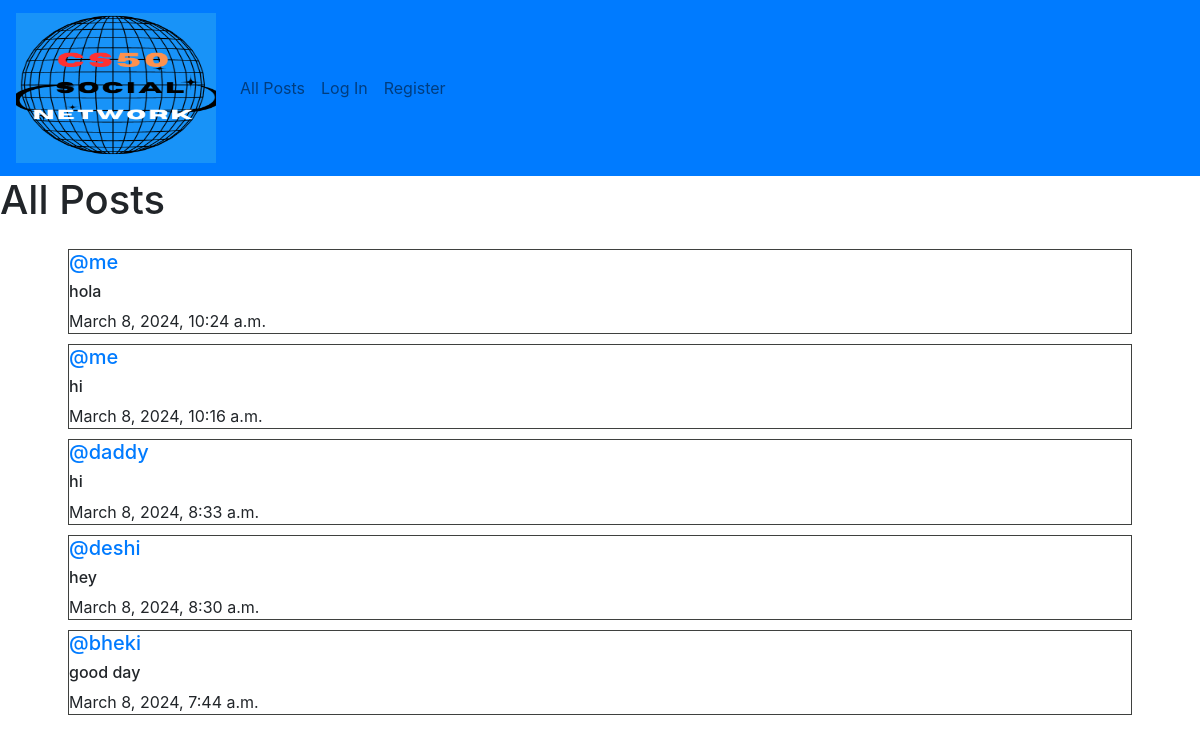
The page / on the database its author committed.
### network/models.py (models this page shows, shortened)
class Post(models.Model):
    user = models.ForeignKey(User, on_delete=models.CASCADE, related_name="author")
    content = models.TextField()
    created_at = models.DateTimeField(auto_now_add=True)
    likes_count = models.IntegerField(default=0)

class User(AbstractUser):
    pass

### network/views.py (the view)
# urls.py: path("", views.index, name="index"),
def index(request):
    all_posts = Post.objects.all().order_by("id").reverse()
    paginator = Paginator(all_posts, 10)
    page_number = request.GET.get('page')
    posts_of_page = paginator.get_page(page_number)
    all_likes = Like.objects.all()
    who_you_liked = []
    try:
        for like in all_likes:
            if like.user.id == request.user.id:
                who_you_liked.append(like.post.id)
    except:
        who_you_liked = []
    return render(request, "network/index.html", {
        "all_posts": all_posts,
        "posts_of_page": posts_of_page,
        "who_you_liked": who_you_liked
    })

### network/templates/network/index.html (shortened to what this page needs)
{% extends "network/layout.html" %}
{% block body %}
<h1>All Posts</h1>
        <div class="all-posts mx-5">
            {% for post in posts_of_page %}
                <div class="row post">
                    <h5 class="username"> <a href="{% url 'profile' user_id=post.user.id %}">@{{ post.user }}</a></a></h5>
                    <div class="content"><h6 class="content" id="content_{{ post.id }}"  >{{ post.content }}</h6></div>
                    <div class="date">{{ post.created_at }}</div>
                </div>
            {% endfor %}
        </div>
{% endblock %}

### network/templates/network/layout.html (shortened to what this page needs)
{% load static %}
<!DOCTYPE html>
<html lang="en">
    <head>
        <link rel="stylesheet" href="https://cdnjs.cloudflare.com/ajax/libs/font-awesome/4.7.0/css/font-awesome.min.css">
        <link rel="stylesheet" href="https://stackpath.bootstrapcdn.com/bootstrap/4.4.1/css/bootstrap.min.css">
        <link href="{% static 'network/styles.css' %}" rel="stylesheet">
    </head>
    <body>
        <nav class="navbar navbar-expand-lg navbar-light bg-primary">
            <a class="navbar-brand" href="{% url 'index' %}">
            <img src="{% static '/network/image/logo-net.png' %}" style="width: 200px; height: 150px;"></a>
            <div>
              <ul class="navbar-nav mr-auto">
                <li class="nav-item">
                  <a class="nav-link" href="{% url 'index' %}">All Posts</a>
                </li>
                {% if user.is_authenticated %}
                    <li class="nav-item">
                        <a class="nav-link" href="{% url 'following' %}">Following</a>
                    </li>
                    <li class="nav-item">
                        <a class="nav-link" href="{% url 'logout' %}">Log Out</a>
                    </li>
                {% else %}
                    <li class="nav-item">
                        <a class="nav-link" href="{% url 'login' %}">Log In</a>
                    </li>
                    <li class="nav-item">
                        <a class="nav-link" href="{% url 'register' %}">Register</a>
                    </li>
                {% endif %}
              </ul>
            </div>
          </nav>
        <div class="body">
            {% block body %}
            {% endblock %}
        </div>
    </body>
</html>

### network/static/network/styles.css (style rules this page uses)
.all-posts { display: flex; flex-direction: column; justify-content: flex-start; margin: 20px; }
.post { border: 0.1px solid rgb(63, 65, 63); display: flex; justify-content: center; flex-direction: column; box-sizing: border-box; margin: 5px 20px; }

### rows shown on the page
Post: user "me", content "hola", created_at "March 8, 2024, 10:24 a.m."
Post: user "me", content "hi", created_at "March 8, 2024, 10:16 a.m."
Post: user "daddy", content "hi", created_at "March 8, 2024, 8:33 a.m."
Post: user "deshi", content "hey", created_at "March 8, 2024, 8:30 a.m."
Post: user "bheki", content "good day", created_at "March 8, 2024, 7:44 a.m."
